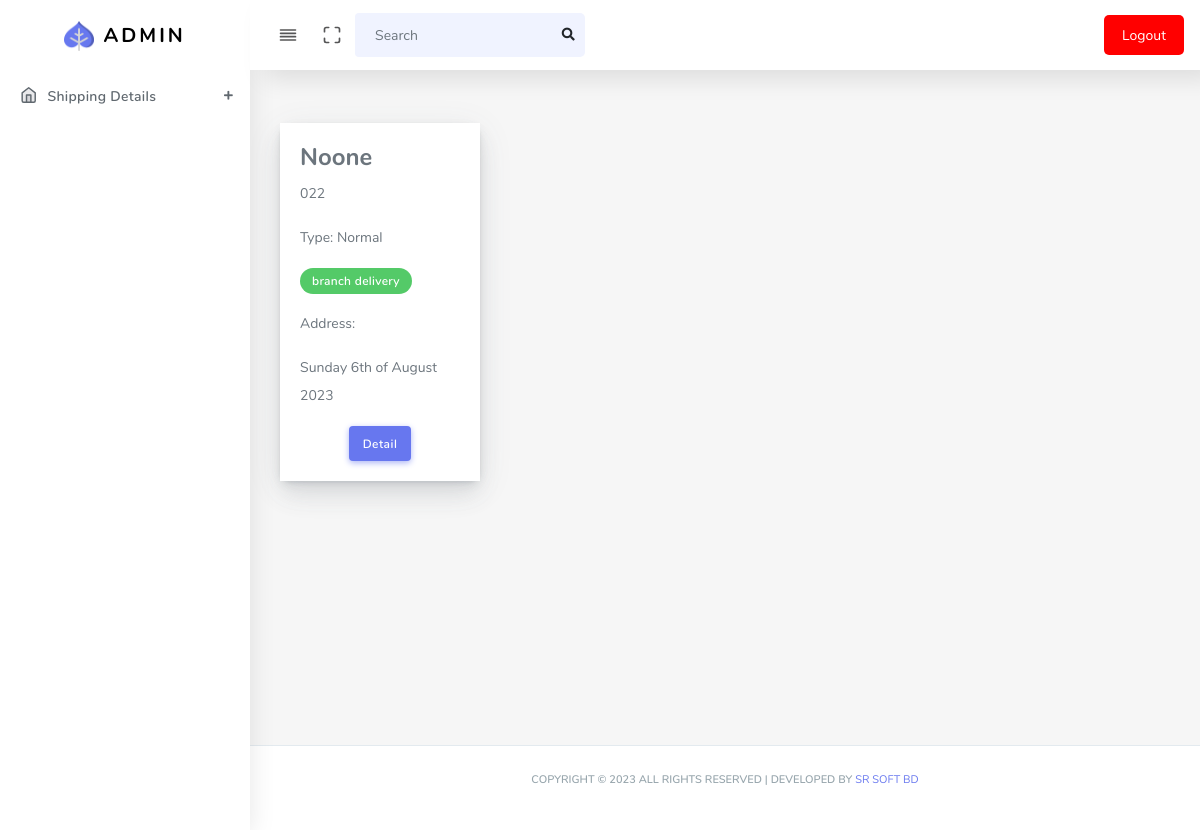
/shipping_list.php (signed in), run on the app's committed database.
### tables this page shows
CREATE TABLE `courier_package` (
  `id` int(11) NOT NULL,
  `c_number` varchar(100) NOT NULL,
  `category_name` varchar(255) NOT NULL,
  `branch_name` varchar(255) NOT NULL,
  `pickup_type` varchar(255) NOT NULL,
  `date` varchar(255) NOT NULL,
  `status` varchar(255) NOT NULL,
  `sender_name` varchar(255) NOT NULL,
  `s_phone` varchar(110) NOT NULL,
  `s_address` varchar(255) NOT NULL,
  `r_name` varchar(255) NOT NULL,
  `r_phone` varchar(110) NOT NULL,
  `r_address` varchar(255) NOT NULL,
  `c_charge` int(11) NOT NULL,
  `paid_amount` int(11) NOT NULL,
  `due_amount` int(11) NOT NULL,
  `shipping_status` int(11) NOT NULL,
  `thana` varchar(255) NOT NULL,
  `district` varchar(255) NOT NULL,
  `division` varchar(255) NOT NULL,
  `sender_branch` varchar(120) NOT NULL,
  `driver_name` varchar(255) NOT NULL,
  `vehicle_number` varchar(255) NOT NULL
);

### session.php (called while the page is built, shortened)
<?php
$conn = mysqli_connect("localhost", "root", "", "cms");
$user_check = $_SESSION['login_user'];
$query = "SELECT username from employee_list where username = '$user_check'";
$ses_sql = mysqli_query($conn, $query);
$row = mysqli_fetch_assoc($ses_sql);
$login_session = $row['username'];

### shipping_list.php (the view, shortened to what this page needs)
<?php
include("header.php");
include("config.php");
?>
<section class="section">
    <div class="section-body">
        <?php if ($driver != 1) { ?>
            <div class="row">
                <?php
                $count = 0;
                $sql = "SELECT * FROM courier_package ORDER BY id DESC";
                $result = $conn->query($sql);
                if ($result->num_rows > 0) {
                    while ($row = $result->fetch_assoc()) {
                        $count++;
                        $s_S = $row['shipping_status'];
                        if ($s_S == 1) {
                            $shipping_status = "Booked";
                        }
                ?>
                        <div class="col-12 col-sm-6 col-md-6 col-lg-3">
                            <article class="article">
                                <div class="article-details">
                                    <h4><?php echo $row['category_name'] ?></h4>
                                    <p><?php echo $row['c_number'] ?></p>
                                    <p>Reciver: <?php echo $row['r_name'] ?></p>
                                    <p>Phone: <?php echo $row['r_phone'] ?></p>
                                    <p>Type: <?php echo $row['status'] ?></p>
                                    <p class="badge badge-success"><?php echo $row['pickup_type'] ?></p>
                                    <p><?php echo $row['date'] ?></p>
                                    <div class="article-cta">
                                        <a href="shipping_order_details.php?id=<?php echo $row['id'] ?>" class="btn btn-primary">Detail</a>
                                    </div>
                                </div>
                            </article>
                        </div>
                <?php }
                } ?>
            </div>
        <?php } else {
            include 'session.php';
            $sql = "SELECT * FROM vehicle_list where driver_number='$login_session'  ORDER BY id DESC";
            $result = $conn->query($sql);
            if ($result->num_rows > 0) {
                while ($row = $result->fetch_assoc()) {
                    $assign_vehicle = $row['vehicle_number'];
                }
            }
        ?>
            <div class="row">
                <?php
                $sql = "SELECT * FROM courier_package where ((shipping_status=2)&&(vehicle_number='$assign_vehicle')) ORDER BY id DESC";
                $result = $conn->query($sql);
                if ($result->num_rows > 0) {
                    while ($row = $result->fetch_assoc()) {
                ?>
                        <div class="col-12 col-sm-6 col-md-6 col-lg-3">
                            <article class="article">
                                <div class="article-details">
                                    <h4><?php echo $row['r_name'] ?></h4>
                                    <p><?php echo $row['r_phone'] ?></p>
                                    <p>Type: <?php echo $row['status'] ?></p>
                                    <p class="badge badge-success"><?php echo $row['pickup_type'] ?></p>
                                    <p>Address: <?php echo $row['r_address'] ?></p>
                                    <p><?php echo $row['date'] ?></p>
                                    <div class="article-cta">
                                        <a href="shipping_order_details.php" class="btn btn-primary">Detail</a>
                                    </div>
                                </div>
                            </article>
                        </div>
                <?php }
                } ?>
            </div>
        <?php } ?>
    </div>
</section>
<?php include("footer.php"); ?>

### data on the page
courier_package: r_name "Noone", r_phone "022", status "Normal", pickup_type "branch delivery", date "Sunday 6th of August 2023"
